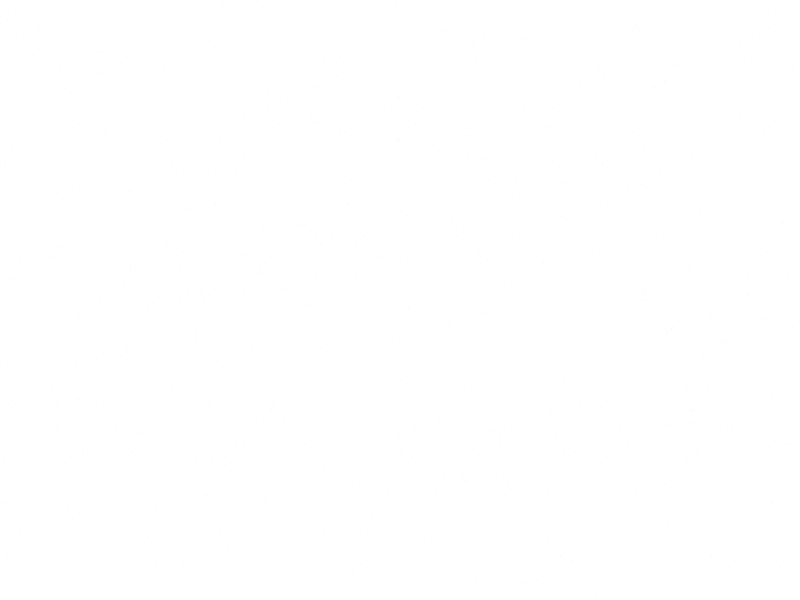
Frame 1 (no input)
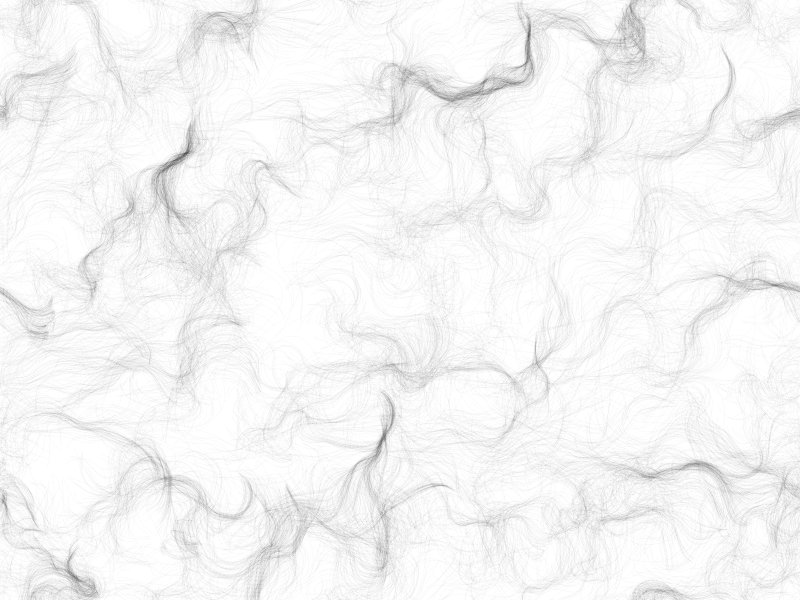
Frame 60 (no input)
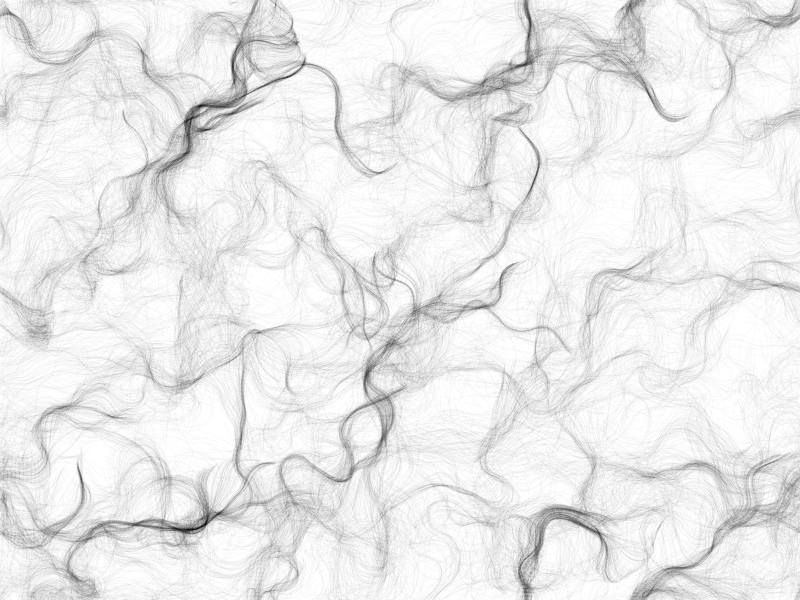
Frame 120 (the mouse pressed at the canvas centre since frame 60)

The p5.js sketch that drew these frames (run headless with seeded random() and noise() and a simulated clock; from frame 60 on, the mouse is pressed at the canvas centre):

// p5.js sketch
// ── sketch.js
var inc = 0.1;
var scl = 5;
var cols, rows;
var particles = [];
//interesting
var zoff = 0;

var flowfield;


function setup() {
    //400 by 400 beyond my GTX1080's power
    //actually, if you don't draw those vectors
    //800 by 600 with 5000 particles is affordable. 
    createCanvas(800, 600);
    cols = floor(width / scl);
    rows = floor(height / scl);

    //es6 
    //cache array for vectors at each position
    flowfield = new Array(cols * rows);

    //interesting, adding 1000 particles doesn't slow down my machine
    //looks like vector calculation for perlin noise at each position 
    //eat too much GPU
    for (var i = 0; i < 5000; i++) {
        particles.push(new Particle());
    }
    background(255);
}

function draw() {
    
    var yoff = 0;
    for (var y = 0; y < rows; y++) {
        var xoff = 0;
        for (var x = 0; x < cols; x++) {
            var index = x + y * cols;
            var r = noise(xoff, yoff, zoff);
            //multiply angle by 2 will add vector to all direction
            var angle = r * TWO_PI * 2;
            var v = p5.Vector.fromAngle(angle);

            //control the force vector
            v.setMag(1);

            flowfield[index] = v;

            xoff += inc;

            //drow the vectors
            //
            // stroke(0, 50);
            // strokeWeight(1);
            // push();
            // translate(x * scl, y * scl);
            // rotate(v.heading());
            // line(0, 0, scl, 0);
            // pop();
        }
        yoff += inc;
        zoff += 0.0003;
    }

    for (let p of particles) {
        p.follow(flowfield);
        p.update();
        p.show();
        p.edges();
    }
    
}



// ── particle.js

function Particle() {
    this.pos = createVector(random(width), random(height));
    this.vel = createVector(0, 0);
    this.acc = createVector(0, 0);
    this.prePos = this.pos.copy();

    //interesting part
    //question: can we control the speed, like slow down?
    //now we just add speed, so it will become faster and faster

    this.maxspeed = 4;

    this.update = function() {
        this.vel.add(this.acc);
        this.vel.limit(this.maxspeed);
        this.pos.add(this.vel);
        this.acc.mult(0);
    }

    this.applyForce = function(force) {
        this.acc.add(force);
    }

    this.show = function() {
        stroke(0, 5);
        strokeWeight(1);
        // point(this.pos.x, this.pos.y);
        line(this.pos.x, this.pos.y, this.prePos.x, this.prePos.y);
        this.updatePrev();
    }

    this.edges = function() {
        if (this.pos.x > width) {
            this.pos.x = 0;
            this.updatePrev();
        }
        if (this.pos.x < 0) {
            this.pos.x = width;
            this.updatePrev();
        }
        if (this.pos.y > height) {
            this.pos.y = 0;
            this.updatePrev();
        }
        if (this.pos.y < 0) {
            this.pos.y = height;
            this.updatePrev();
        }
    }

    this.follow = function(vectors) {
        var x = floor(this.pos.x/scl);
        var y = floor(this.pos.y/scl);
        var index = x + y * cols;
        var force = vectors[index];
        this.applyForce(force);
    }

    this.updatePrev = function() {
        this.prePos.x = this.pos.x;
        this.prePos.y = this.pos.y;
    }
}
